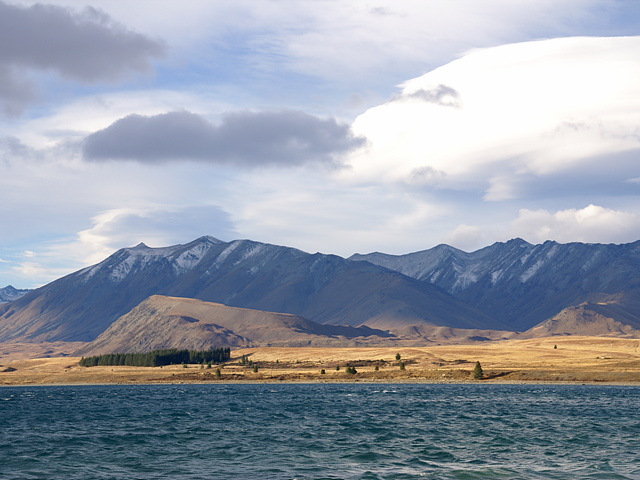
#> input picture OpenCV2_python/ch05/tekapo.bmp, 640 x 480 px, found by its file name
$ python flip.py
#> lines starting #> are read from the running program, lines starting #| are printed output that depends on the picture
import sys
import numpy as np
import cv2


src = cv2.imread('/Users/hyunsul/Desktop/ai-room/OpenCV2_python/ch05/tekapo.bmp')
#> src is the input picture: shape (480, 640, 3); mean B, G, R 169.8, 157.4, 149.7

if src is None:
    print('Image load failed!')
    sys.exit()

for f in (-1,0,1):
    dst = cv2.flip(src, f , dst=None)
    cv2.imshow(f'{f}',dst)
    cv2.moveWindow(f'{f}', 30, 300)
    cv2.waitKey()
#> this loop made 3 passes
#> pass 1, `dst = cv2.flip(src, f , dst=None)`:
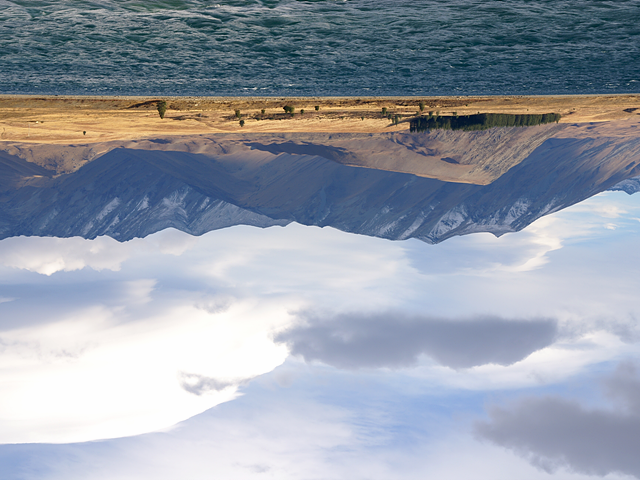
#> dst: shape (480, 640, 3); mean B, G, R 169.8, 157.4, 149.7
#> pass 2, `dst = cv2.flip(src, f , dst=None)`:
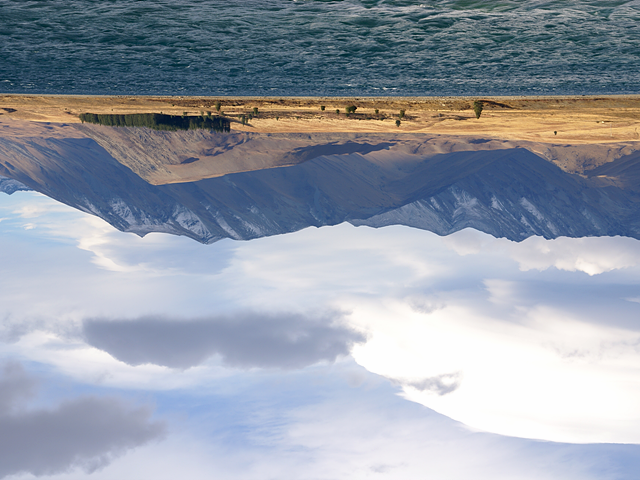
#> dst: shape (480, 640, 3); mean B, G, R 169.8, 157.4, 149.7
#> pass 3, `dst = cv2.flip(src, f , dst=None)`:
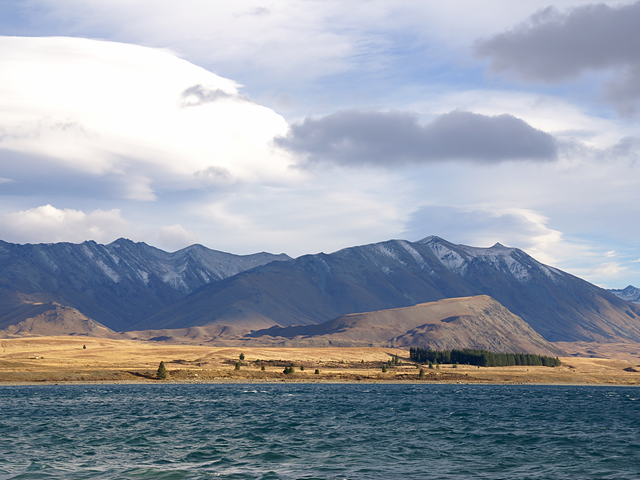
#> dst: shape (480, 640, 3); mean B, G, R 169.8, 157.4, 149.7

cv2.waitKey()
cv2.destroyAllWindows()

$ run again, with OpenCV2_python/ch05/cat.bmp copied over OpenCV2_python/ch05/tekapo.bmp
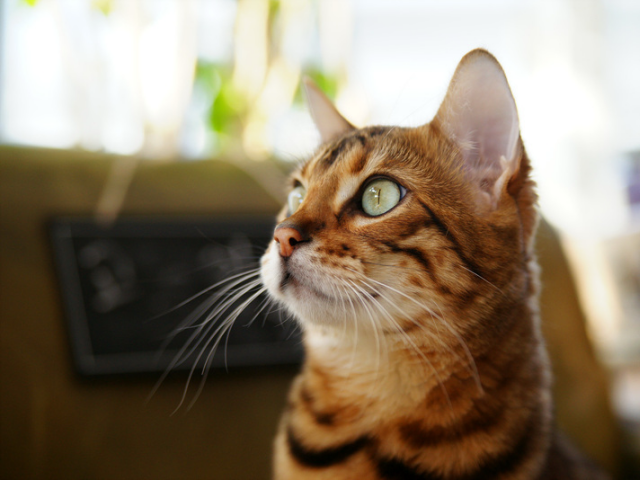
#> input picture OpenCV2_python/ch05/cat.bmp, 640 x 480 px, found by its file name
#> src is the input picture: shape (480, 640, 3); mean B, G, R 104.5, 125.6, 140.8
#> the loop `for f in (-1,0,1):` made 3 passes
#> pass 1, `dst = cv2.flip(src, f , dst=None)`:
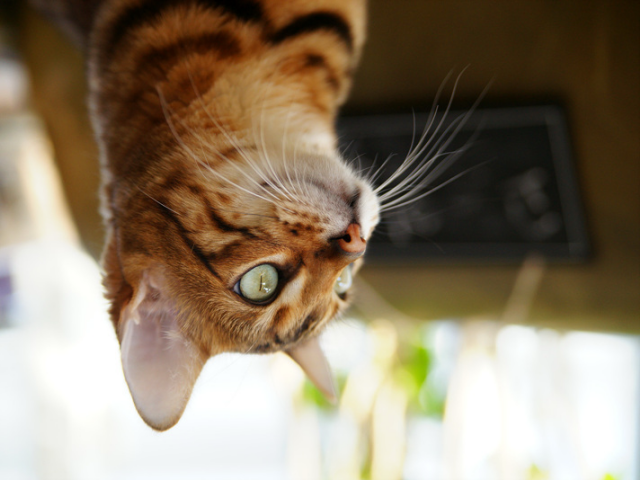
#> dst: shape (480, 640, 3); mean B, G, R 104.5, 125.6, 140.8
#> pass 3, `dst = cv2.flip(src, f , dst=None)`:
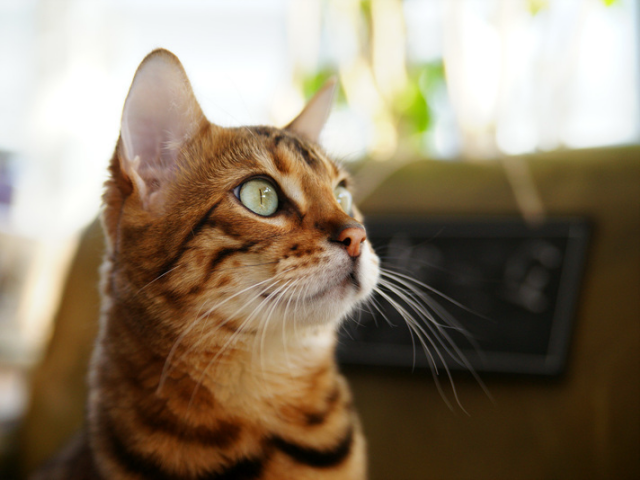
#> dst: shape (480, 640, 3); mean B, G, R 104.5, 125.6, 140.8

$ run again, with OpenCV2_python/ch05/rose.bmp copied over OpenCV2_python/ch05/tekapo.bmp
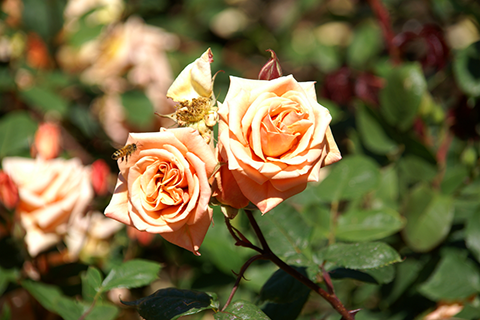
#> input picture OpenCV2_python/ch05/rose.bmp, 480 x 320 px, found by its file name
#> src is the input picture: shape (320, 480, 3); mean B, G, R 63.1, 103.6, 116.2
#> the loop `for f in (-1,0,1):` made 3 passes
#> pass 1, `dst = cv2.flip(src, f , dst=None)`:
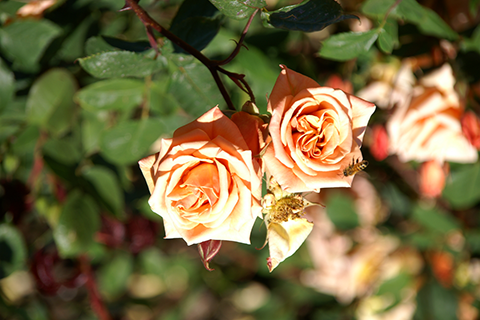
#> dst: shape (320, 480, 3); mean B, G, R 63.1, 103.6, 116.2
#> pass 3, `dst = cv2.flip(src, f , dst=None)`:
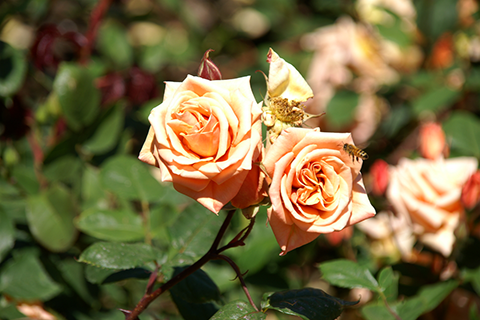
#> dst: shape (320, 480, 3); mean B, G, R 63.1, 103.6, 116.2
